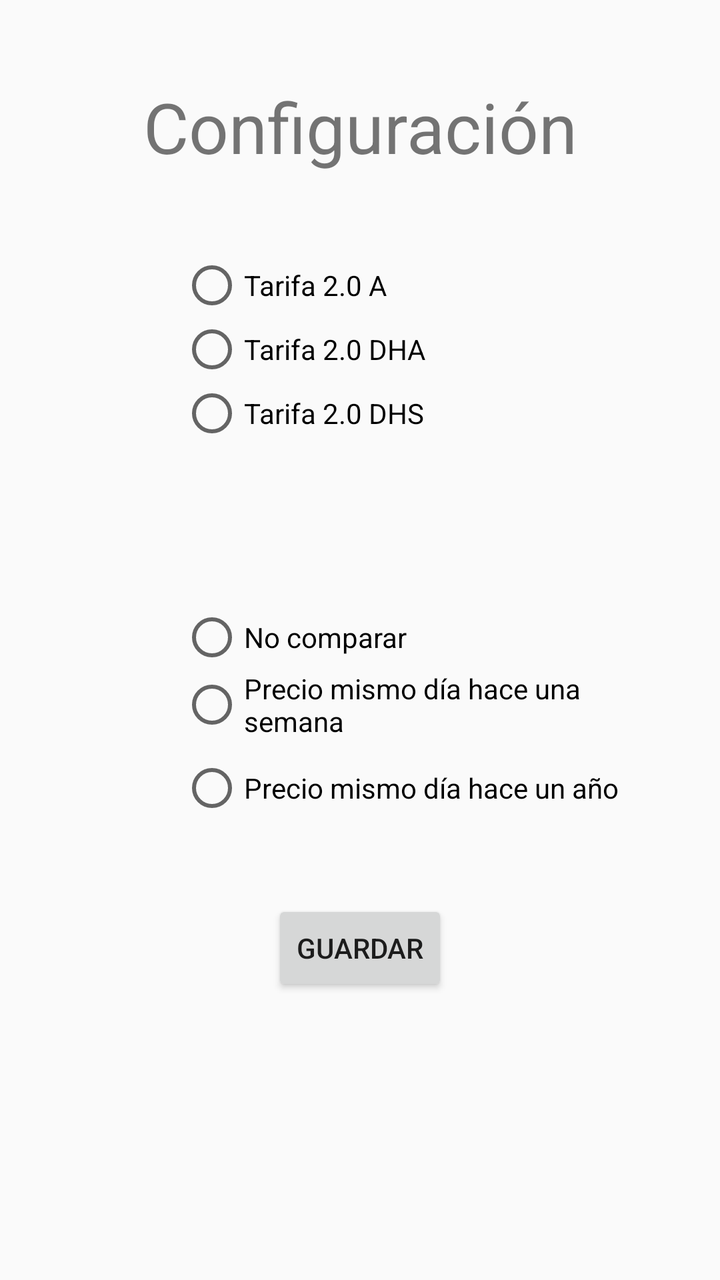
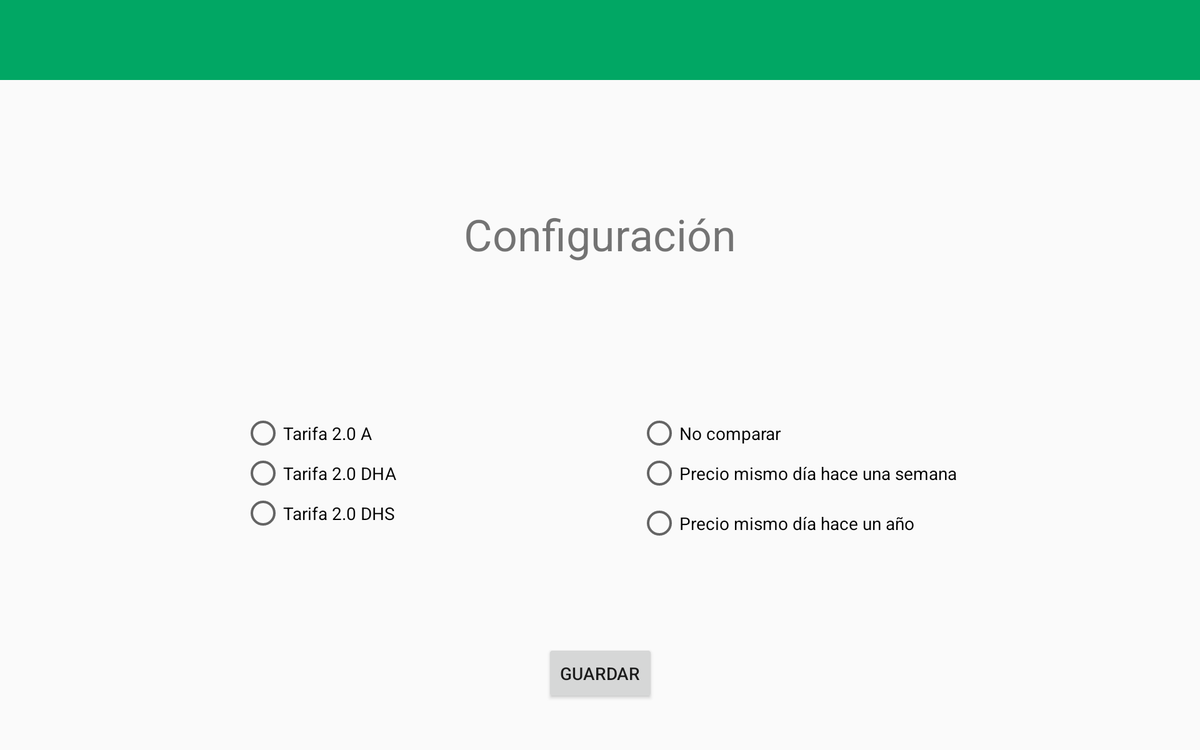

Two renders of one Android screen. The first uses the default layout on a phone; the second uses the alternative layout the repository ships for a different screen configuration, on a matching device. The two XML files are below.
<!-- AndroidManifest.xml: application theme AppTheme -->
<!-- res/layout/layout_configuracion.xml -->
<?xml version="1.0" encoding="utf-8"?>
<ScrollView xmlns:app="http://schemas.android.com/apk/res-auto"
    android:layout_width="match_parent"
    android:layout_height="match_parent"
    xmlns:android="http://schemas.android.com/apk/res/android">
    <android.support.constraint.ConstraintLayout xmlns:android="http://schemas.android.com/apk/res/android"
        xmlns:app="http://schemas.android.com/apk/res-auto"
        xmlns:tools="http://schemas.android.com/tools"
        android:layout_width="match_parent"
        android:layout_height="wrap_content"
        tools:context="com.ruben.precioluz2.Activities.ConfiguracionActivity">

        <RadioGroup xmlns:android="http://schemas.android.com/apk/res/android"
            android:id="@+id/RadioGroup_tarifa"
            android:layout_width="match_parent"
            android:layout_height="wrap_content"
            android:layout_marginEnd="40dp"
            android:layout_marginStart="90dp"
            android:layout_marginTop="40dp"
            android:orientation="vertical"
            app:layout_constraintEnd_toEndOf="parent"
            app:layout_constraintStart_toStartOf="parent"
            app:layout_constraintTop_toBottomOf="@+id/TextView_Configuracion">

            <RadioButton
                android:id="@+id/radioButton_tarifa20A"
                android:layout_width="wrap_content"
                android:layout_height="wrap_content"
                android:text="@string/tarifa_20A"
                />

            <RadioButton
                android:id="@+id/radioButton_tarifa20DHA"
                android:layout_width="wrap_content"
                android:layout_height="wrap_content"
                android:text="@string/tarifa_20DHA"
                />

            <RadioButton
                android:id="@+id/radioButton_tarifa20DHS"
                android:layout_width="wrap_content"
                android:layout_height="wrap_content"

                android:text="@string/tarifa_20DHS"
                />
        </RadioGroup>

        <RadioGroup xmlns:android="http://schemas.android.com/apk/res/android"
            android:id="@+id/RadioGroup_estadisticas"
            android:layout_width="match_parent"
            android:layout_height="wrap_content"
            android:layout_marginEnd="40dp"
            android:layout_marginStart="90dp"
            android:orientation="vertical"
            app:layout_constraintEnd_toEndOf="parent"
            app:layout_constraintStart_toStartOf="parent"
            app:layout_constraintTop_toBottomOf="@+id/RadioGroup_tarifa">
            <RadioButton
                android:id="@+id/RadioButton_no_comparar"
                android:layout_width="wrap_content"
                android:layout_height="wrap_content"
                android:layout_marginTop="80dp"
                android:text="@string/No_comparar"/>
            <RadioButton
                android:id="@+id/RadioButton_hace_una_semana"
                android:layout_width="wrap_content"
                android:layout_height="wrap_content"
                android:text="@string/precios_hace_una_semana" />

            <RadioButton
                android:id="@+id/RadioButton_hace_un_año"
                android:layout_width="wrap_content"
                android:layout_height="wrap_content"
                android:layout_marginEnd="8dp"
                android:layout_marginTop="8dp"
                android:text="@string/precios_hace_un_año" />
        </RadioGroup>

        <TextView
            android:id="@+id/TextView_Configuracion"
            android:layout_width="wrap_content"
            android:layout_height="wrap_content"
            android:layout_marginEnd="8dp"
            android:layout_marginStart="8dp"
            android:layout_marginTop="40dp"
            android:text="@string/configuracion"
            android:textSize="@dimen/tamaño_letra_titulos"
            app:layout_constraintEnd_toEndOf="parent"
            app:layout_constraintStart_toStartOf="parent"
            app:layout_constraintTop_toTopOf="parent" />

        <Button
            android:id="@+id/boton_aceptar"
            android:layout_width="wrap_content"
            android:layout_height="wrap_content"
            android:layout_marginBottom="8dp"
            android:layout_marginEnd="8dp"
            android:layout_marginStart="8dp"
            android:layout_marginTop="40dp"
            android:text="@string/Guardar"

            app:layout_constraintBottom_toBottomOf="parent"
            app:layout_constraintEnd_toEndOf="parent"
            app:layout_constraintStart_toStartOf="parent"
            app:layout_constraintTop_toBottomOf="@+id/RadioGroup_estadisticas" />
    </android.support.constraint.ConstraintLayout>
</ScrollView>
<!-- resources referenced by this layout -->
<resources>
  <string name="Guardar">Guardar</string>
  <string name="No_comparar">No comparar</string>
  <string name="configuracion">Configuración</string>
  <!-- from res/values-port/ -->
  <string name="precios_hace_una_semana">Precio mismo día hace una semana</string>
  <!-- from res/values-port/ -->
  <string name="tarifa_20A">Tarifa 2.0 A</string>
  <!-- from res/values-port/ -->
  <string name="tarifa_20DHA">Tarifa 2.0 DHA</string>
  <!-- from res/values-port/ -->
  <string name="tarifa_20DHS">Tarifa 2.0 DHS</string>
  <!-- from res/values-port/ -->
  <style name="AppTheme" parent="Theme.AppCompat.Light.DarkActionBar" />
</resources>
<!-- res/layout-sw600dp-land/layout_configuracion.xml (the repository's variant of the layout above) -->
<!-- drawn on a 7-inch tablet turned sideways -->
<?xml version="1.0" encoding="utf-8"?>
<ScrollView xmlns:app="http://schemas.android.com/apk/res-auto"
    xmlns:tools="http://schemas.android.com/tools"
    android:layout_width="match_parent"
    android:layout_height="match_parent"
    xmlns:android="http://schemas.android.com/apk/res/android">

    <android.support.constraint.ConstraintLayout xmlns:android="http://schemas.android.com/apk/res/android"
        xmlns:app="http://schemas.android.com/apk/res-auto"
        xmlns:tools="http://schemas.android.com/tools"
        android:layout_width="match_parent"
        android:layout_height="wrap_content"
        tools:context="com.rubisoft.precioluz.Activities.ConfiguracionActivity">
        <include layout="@layout/toolbar" />

        <RadioGroup xmlns:android="http://schemas.android.com/apk/res/android"
            android:id="@+id/RadioGroup_tarifa"
            android:layout_width="wrap_content"
            android:layout_height="wrap_content"
            android:layout_marginTop="120dp"
            android:orientation="vertical"
            app:layout_constraintEnd_toStartOf="@+id/RadioGroup_estadisticas"
            app:layout_constraintHorizontal_bias="0.5"
            app:layout_constraintStart_toStartOf="parent"
            app:layout_constraintTop_toBottomOf="@+id/TextView_Configuracion">

            <RadioButton
                android:id="@+id/radioButton_tarifa20A"
                android:layout_width="wrap_content"
                android:layout_height="wrap_content"
                android:text="@string/tarifa_20A" />

            <RadioButton
                android:id="@+id/radioButton_tarifa20DHA"
                android:layout_width="wrap_content"
                android:layout_height="wrap_content"
                android:text="@string/tarifa_20DHA" />

            <RadioButton
                android:id="@+id/radioButton_tarifa20DHS"
                android:layout_width="wrap_content"
                android:layout_height="wrap_content"

                android:text="@string/tarifa_20DHS" />
        </RadioGroup>

        <RadioGroup xmlns:android="http://schemas.android.com/apk/res/android"
            android:id="@+id/RadioGroup_estadisticas"
            android:layout_width="wrap_content"
            android:layout_height="wrap_content"
            android:orientation="vertical"
            app:layout_constraintEnd_toEndOf="parent"
            app:layout_constraintHorizontal_bias="0.5"
            app:layout_constraintStart_toEndOf="@+id/RadioGroup_tarifa"
            app:layout_constraintTop_toTopOf="@+id/RadioGroup_tarifa">

            <RadioButton
                android:id="@+id/RadioButton_no_comparar"
                android:layout_width="wrap_content"
                android:layout_height="wrap_content"
                android:text="@string/No_comparar" />

            <RadioButton
                android:id="@+id/RadioButton_hace_una_semana"
                android:layout_width="wrap_content"
                android:layout_height="wrap_content"
                android:text="@string/precios_hace_una_semana" />

            <RadioButton
                android:id="@+id/RadioButton_hace_un_año"
                android:layout_width="wrap_content"
                android:layout_height="wrap_content"
                android:layout_marginEnd="8dp"
                android:layout_marginTop="8dp"
                android:text="@string/precios_hace_un_año" />
        </RadioGroup>

        <TextView
            android:id="@+id/TextView_Configuracion"
            android:layout_width="wrap_content"
            android:layout_height="wrap_content"
            android:layout_marginEnd="8dp"
            android:layout_marginStart="8dp"
            android:layout_marginTop="?attr/actionBarSize"
            android:paddingTop="100dp"
            android:text="@string/configuracion"
            android:textSize="@dimen/tamaño_letra_titulos"
            app:layout_constraintEnd_toEndOf="parent"
            app:layout_constraintStart_toStartOf="parent"
            app:layout_constraintTop_toTopOf="parent" />

        <Button
            android:id="@+id/boton_aceptar"
            android:layout_width="wrap_content"
            android:layout_height="wrap_content"
            android:layout_marginBottom="8dp"
            android:layout_marginEnd="8dp"
            android:layout_marginStart="8dp"
            android:layout_marginTop="80dp"
            android:text="@string/Guardar"

            app:layout_constraintBottom_toBottomOf="parent"
            app:layout_constraintEnd_toEndOf="parent"
            app:layout_constraintStart_toStartOf="parent"
            app:layout_constraintTop_toBottomOf="@+id/RadioGroup_estadisticas" />
    </android.support.constraint.ConstraintLayout>


</ScrollView>
<!-- res/layout/toolbar.xml (included above) -->
<?xml version="1.0" encoding="utf-8"?>
<merge xmlns:android="http://schemas.android.com/apk/res/android"
    xmlns:app="http://schemas.android.com/apk/res-auto">

    <android.support.design.widget.AppBarLayout
        android:layout_width="match_parent"
        android:layout_height="wrap_content"
        android:theme="@style/ThemeOverlay.AppCompat.ActionBar">

        <android.support.v7.widget.Toolbar xmlns:android="http://schemas.android.com/apk/res/android"
            android:id="@+id/mToolbar"
            android:layout_width="match_parent"
            android:layout_height="?attr/actionBarSize"
            android:background="@color/primary"
            android:theme="@style/ToolbarTheme"
            app:layout_scrollFlags="scroll|enterAlways"
            app:popupTheme="@style/ThemeOverlay.AppCompat.Light" />

    </android.support.design.widget.AppBarLayout>

</merge>
<!-- resources referenced by the variant -->
<!-- as a 7-inch tablet turned sideways resolves them -->
<resources>
  <color name="primary">#01a764</color>
  <string name="Guardar">Guardar</string>
  <string name="No_comparar">No comparar</string>
  <string name="configuracion">Configuración</string>
  <!-- from res/values-land/ -->
  <string name="precios_hace_una_semana">Precio mismo día hace una semana</string>
  <!-- from res/values-land/ -->
  <string name="tarifa_20A">Tarifa 2.0 A</string>
  <!-- from res/values-land/ -->
  <string name="tarifa_20DHA">Tarifa 2.0 DHA</string>
  <!-- from res/values-land/ -->
  <string name="tarifa_20DHS">Tarifa 2.0 DHS</string>
  <style name="ToolbarTheme" parent="@style/ThemeOverlay.AppCompat.Light">
          
          <item name="android:textColorPrimary">@color/accent</item>
          
          <item name="actionMenuTextColor">@color/accent</item>
          
          <item name="colorAccent">@color/accent</item>
          
          <item name="colorControlNormal">@color/accent</item>
          
          <item name="colorControlActivated">@color/accent</item>
          
          <item name="colorControlHighlight">@color/accent</item>
  
          
          
      </style>
  <!-- from res/values-land/ -->
  <style name="AppTheme" parent="Theme.AppCompat.Light.DarkActionBar" />
  <color name="accent">#dfe701</color>
</resources>
